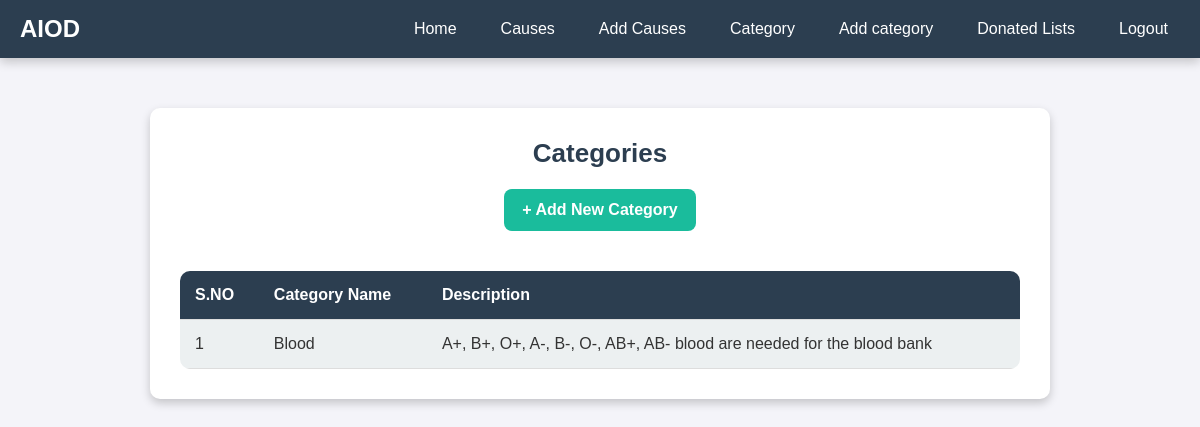
Page /categories/ on the committed database.
### app/models.py (models this page shows, shortened)
class Category(models.Model):
    name = models.CharField(max_length=255, unique=True)
    description = models.TextField(blank=True)

### app/views.py (the view)
# urls.py: path('categories/', views.category_list, name='category_list'),
def category_list(request):
    categories = Category.objects.all()
    return render(request, 'staf/category_list.html', {'categories': categories})

### templates/staf/category_list.html (shortened to what this page needs)
<!DOCTYPE html>
<html lang="en">
<head>
</head>
<body>
    <nav class="navbar">
        <div class="logo">AIOD</div>
        <ul>
            <li><a href="../stafhome">Home</a></li>
            <li><a href="../causes">Causes</a></li>
            <li><a href="../causesadd">Add Causes</a></li>
            <li><a href="../categories">Category</a></li>
            <li><a href="../categoriesadd">Add category</a></li>
            <li><a href="../donations">Donated Lists</a></li>
            <li><a href="../logout">Logout</a></li>
        </ul>
    </nav>
    <div class="container">
        {% block content %}
        <h2>Categories</h2>
        <a href="{% url 'add_category' %}" class="add-btn">+ Add New Category</a>
        <table class="category-table">
            <thead>
                <tr>
                    <th>S.NO</th>
                    <th>Category Name</th>
                    <th>Description</th>
                </tr>
            </thead>
            <tbody>
                {% for category in categories %}
                <tr>
                    <td>{{ forloop.counter }}</td>
                    <td>{{ category.name }}</td>
                    <td>{{ category.description }}</td>
                </tr>
                {% endfor %}
            </tbody>
        </table>
        {% endblock %}
    </div>
</body>
</html>

### templates/staf/category_list.html (style rules this page uses)
* { margin: 0; padding: 0; box-sizing: border-box; font-family: 'Poppins', sans-serif; }
body { background: #f4f4f9; color: #333; }
.navbar { background: #2c3e50; padding: 15px 20px; display: flex; justify-content: space-between; align-items: center; color: white; box-shadow: 0px 4px 10px rgba(0, 0, 0, 0.2); }
.navbar .logo { font-size: 24px; font-weight: bold; }
.navbar ul { list-style: none; display: flex; gap: 20px; }
.navbar ul li { display: inline; }
.navbar ul li a { color: white; text-decoration: none; font-size: 16px; padding: 8px 12px; transition: 0.3s; }
.container { max-width: 900px; margin: 50px auto; background: white; padding: 30px; border-radius: 10px; box-shadow: 0px 4px 10px rgba(0, 0, 0, 0.2); text-align: center; }
h2 { font-size: 26px; color: #2c3e50; margin-bottom: 20px; }
.add-btn { display: inline-block; padding: 12px 18px; font-size: 16px; font-weight: bold; background: #1abc9c; color: white; text-decoration: none; border-radius: 8px; transition: 0.3s; margin-bottom: 20px; }
.category-table { width: 100%; border-collapse: collapse; margin-top: 20px; background: #ecf0f1; border-radius: 10px; overflow: hidden; }
.category-table th, .category-table td { padding: 15px; text-align: left; border-bottom: 1px solid #ddd; }
.category-table th { background: #2c3e50; color: white; }

### rows in the picture
Category: name "Blood", description "A+, B+, O+, A-, B-, O-, AB+, AB- blood are needed for the blood bank"
